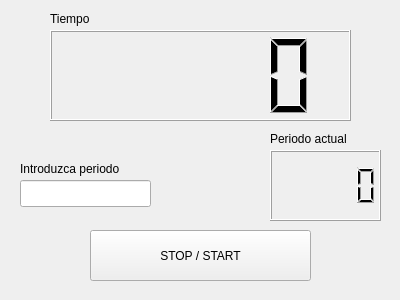
<?xml version="1.0" encoding="UTF-8"?>
<ui version="4.0">
 <class>Counter</class>
 <widget class="QWidget" name="Counter">
  <property name="geometry">
   <rect>
    <x>0</x>
    <y>0</y>
    <width>400</width>
    <height>300</height>
   </rect>
  </property>
  <property name="windowTitle">
   <string>Contador</string>
  </property>
  <widget class="QPushButton" name="button">
   <property name="geometry">
    <rect>
     <x>90</x>
     <y>230</y>
     <width>221</width>
     <height>51</height>
    </rect>
   </property>
   <property name="text">
    <string>STOP / START</string>
   </property>
  </widget>
  <widget class="QLCDNumber" name="lcdNumber">
   <property name="geometry">
    <rect>
     <x>50</x>
     <y>30</y>
     <width>301</width>
     <height>91</height>
    </rect>
   </property>
  </widget>
  <widget class="QLCDNumber" name="lcdNumber_2">
   <property name="geometry">
    <rect>
     <x>270</x>
     <y>150</y>
     <width>111</width>
     <height>71</height>
    </rect>
   </property>
  </widget>
  <widget class="QLineEdit" name="lineEdit">
   <property name="geometry">
    <rect>
     <x>20</x>
     <y>180</y>
     <width>131</width>
     <height>27</height>
    </rect>
   </property>
  </widget>
  <widget class="QLabel" name="label">
   <property name="geometry">
    <rect>
     <x>50</x>
     <y>10</y>
     <width>68</width>
     <height>17</height>
    </rect>
   </property>
   <property name="text">
    <string>Tiempo</string>
   </property>
  </widget>
  <widget class="QLabel" name="label_2">
   <property name="geometry">
    <rect>
     <x>20</x>
     <y>160</y>
     <width>131</width>
     <height>17</height>
    </rect>
   </property>
   <property name="text">
    <string>Introduzca periodo</string>
   </property>
  </widget>
  <widget class="QLabel" name="label_3">
   <property name="geometry">
    <rect>
     <x>270</x>
     <y>130</y>
     <width>111</width>
     <height>17</height>
    </rect>
   </property>
   <property name="text">
    <string>Periodo actual</string>
   </property>
  </widget>
 </widget>
 <resources/>
 <connections/>
</ui>
